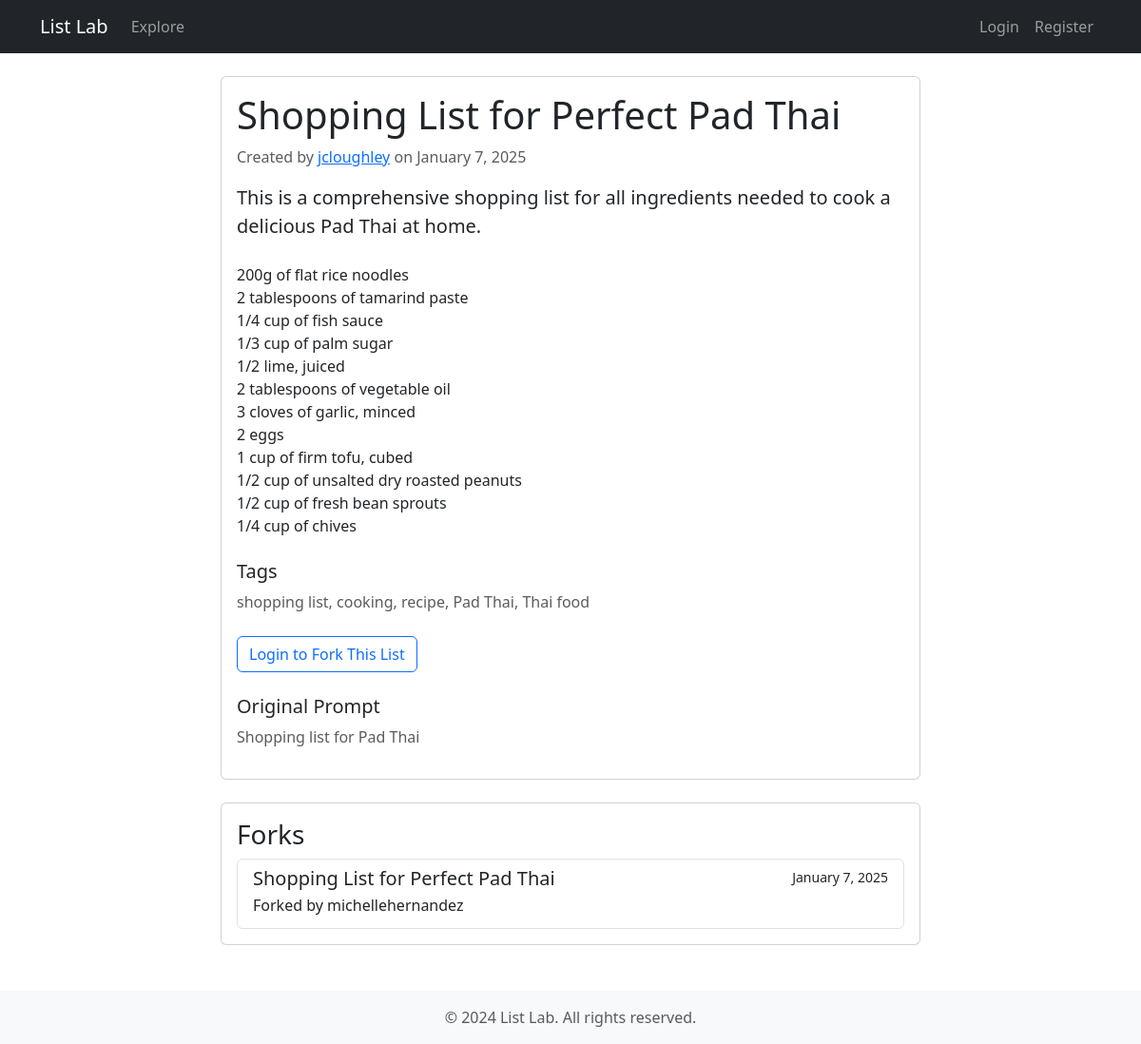
The page /list/2/ on the database its author committed.
### lists/models.py (models this page shows, shortened)
class List(models.Model):
    title = models.CharField(max_length=200)
    description = models.TextField()
    content = models.TextField()
    tags = models.CharField(max_length=500)  # Store as comma-separated values
    created_at = models.DateTimeField(auto_now_add=True)
    updated_at = models.DateTimeField(auto_now=True)
    owner = models.ForeignKey(User, on_delete=models.CASCADE, related_name='owned_lists')
    is_public = models.BooleanField(default=True)
    original_list = models.ForeignKey('self', on_delete=models.SET_NULL, null=True, blank=True, related_name='forks')
    prompt = models.TextField()  # Store the original prompt used to generate the list
    liked_by = models.ManyToManyField(User, through='Like', related_name='liked_lists')
    class Meta:
        ordering = ['-created_at']

### lists/views.py (the view)
# urls.py: path('list/<int:pk>/', views.list_detail, name='list_detail'),
def list_detail(request, pk):
    list_obj = get_object_or_404(List, pk=pk)
    if not list_obj.is_public and list_obj.owner != request.user:
        messages.error(request, 'This list is private.')
        return redirect('home')
    fork_form = ListForkForm() if request.user.is_authenticated else None
    if request.headers.get('X-Requested-With') == 'XMLHttpRequest':
        return render(request, 'lists/list_detail_content.html', {
            'list': list_obj,
            'fork_form': fork_form
        })
    return render(request, 'lists/list_detail.html', {
        'list': list_obj,
        'fork_form': fork_form
    })

### templates/lists/list_detail.html (shortened to what this page needs)
{% extends 'base.html' %}
{% load crispy_forms_tags %}
{% block content %}
<div class="row justify-content-center">
    <div class="col-md-8">
        <div class="card">
            <div class="card-body">
                <h1 class="card-title">{{ list.title }}</h1>
                <div class="text-muted mb-3">
                    Created by <a href="{% url 'user_lists' list.owner.username %}">{{ list.owner.username }}</a>
                    on {{ list.created_at|date:"F j, Y" }}
                </div>
                <p class="lead">{{ list.description }}</p>
                <div class="list-content mt-4">
                    {{ list.content|linebreaks }}
                </div>
                <div class="mt-4">
                    <h5>Tags</h5>
                    <p class="text-muted">{{ list.tags }}</p>
                </div>
                <div class="mt-4">
                    {% if user.is_authenticated %}
                        {% if user == list.owner %}
                            <a href="{% url 'edit_list' list.pk %}" class="btn btn-primary">Edit List</a>
                        {% else %}
                            <form method="post" action="{% url 'fork_list' list.pk %}" class="d-inline">
                                {% csrf_token %}
                                {{ fork_form|crispy }}
                                <button type="submit" class="btn btn-success">Fork This List</button>
                            </form>
                        {% endif %}
                    {% else %}
                        <a href="{% url 'login' %}" class="btn btn-outline-primary">Login to Fork This List</a>
                    {% endif %}
                </div>
                {% if list.prompt %}
                    <div class="mt-4">
                        <h5>Original Prompt</h5>
                        <p class="text-muted">{{ list.prompt }}</p>
                    </div>
                {% endif %}
            </div>
        </div>
        {% if list.forks.exists %}
            <div class="card mt-4">
                <div class="card-body">
                    <h3>Forks</h3>
                    <div class="list-group">
                        {% for fork in list.forks.all %}
                            {% if fork.is_public or user == fork.owner %}
                                <a href="{% url 'list_detail' fork.pk %}" class="list-group-item list-group-item-action">
                                    <div class="d-flex w-100 justify-content-between">
                                        <h5 class="mb-1">{{ fork.title }}</h5>
                                        <small>{{ fork.created_at|date:"F j, Y" }}</small>
                                    </div>
                                    <p class="mb-1">Forked by {{ fork.owner.username }}</p>
                                </a>
                            {% endif %}
                        {% endfor %}
                    </div>
                </div>
            </div>
        {% endif %}
    </div>
</div>
{% endblock %}

### rows shown on the page
List: title "Shopping List for Perfect Pad Thai", owner.username "jcloughley", created_at "January 7, 2025", description "This is a comprehensive shopping list for all ingredients needed to cook a delicious Pad Thai at home.", content "200g of flat rice noodles 2 tablespoons of tamarind paste 1/4 cup of fish sauce 1/3 cup of palm sugar 1/2 lime, juiced 2 tablespoons of vegetable oil 3 cloves of garlic, minced 2 eggs 1 cup of firm tofu, cubed 1/2 cup of unsalted dry roasted peanuts 1/2 cup of fresh bean sprouts 1/4 cup of chives", tags "shopping list, cooking, recipe, Pad Thai, Thai food", prompt "Shopping list for Pad Thai"
List: title "Shopping List for Perfect Pad Thai", created_at "January 7, 2025", owner.username "michellehernandez"
